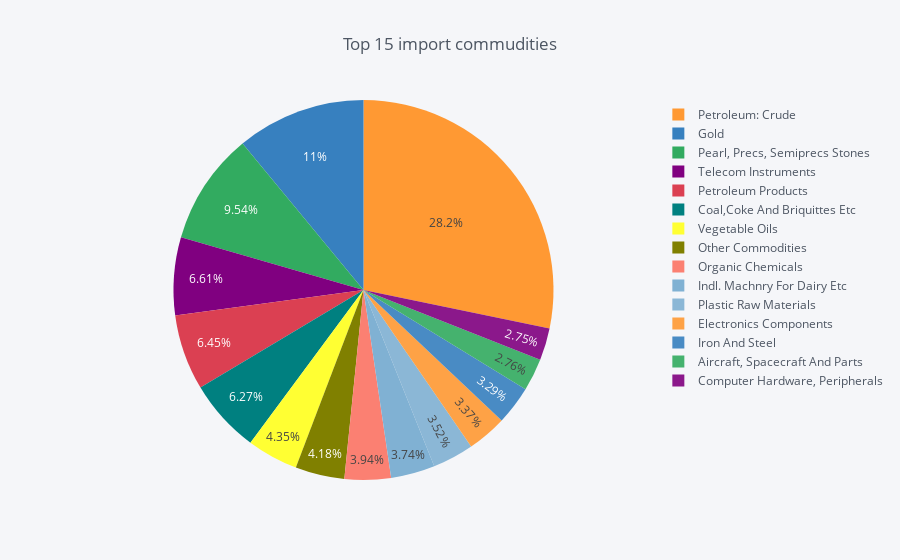

Notebook code cell kept with this figure:
### Code cell
#Top 15 imported commudities 

comm = pd.pivot_table(data = importdf, index = 'pc_description', values = 'value' , aggfunc = np.sum).reset_index()
comm = comm.sort_values(by = 'value', ascending = False).reset_index(drop=True)
comm.head(15).iplot(kind = 'pie', labels= 'pc_description', values= 'value', title = 'Top 15 import commudities' )

### Figure 1 — Plotly figure (JSON) as saved in the notebook; plotly's stock layout.template omitted (floating-point values rounded to 4 significant figures)
{"data": [{"labels": ["Petroleum: Crude", "Gold", "Pearl, Precs, Semiprecs Stones", "Telecom Instruments", "Petroleum Products", "Coal,Coke And Briquittes Etc", "Vegetable Oils", "Other Commodities", "Organic Chemicals", "Indl. Machnry For Dairy Etc", "Plastic Raw Materials", "Electronics Components", "Iron And Steel", "Aircraft, Spacecraft And Parts", "Computer Hardware, Peripherals"], "marker": {"colors": ["rgba(255, 153, 51, 1.0)", "rgba(55, 128, 191, 1.0)", "rgba(50, 171, 96, 1.0)", "rgba(128, 0, 128, 1.0)", "rgba(219, 64, 82, 1.0)", "rgba(0, 128, 128, 1.0)", "rgba(255, 255, 51, 1.0)", "rgba(128, 128, 0, 1.0)", "rgba(251, 128, 114, 1.0)", "rgba(128, 177, 211, 1.0)", "rgba(128, 177, 211, 0.8999999999999999)", "rgba(255, 153, 51, 0.8999999999999999)", "rgba(55, 128, 191, 0.8999999999999999)", "rgba(50, 171, 96, 0.8999999999999999)", "rgba(128, 0, 128, 0.8999999999999999)"]}, "name": "", "type": "pie", "values": [70720.0, 27510.0, 23880.0, 16560.0, 16150.0, 15710.0, 10890.0, 10480.0, 9858.0, 9378.0, 8810.0, 8440.0, 8240.0, 6920.0, 6884.0]}], "layout": {"legend": {"bgcolor": "#F5F6F9", "font": {"color": "#4D5663"}}, "paper_bgcolor": "#F5F6F9", "plot_bgcolor": "#F5F6F9", "title": "Top 15 import commudities", "titlefont": {"color": "#4D5663"}}}
